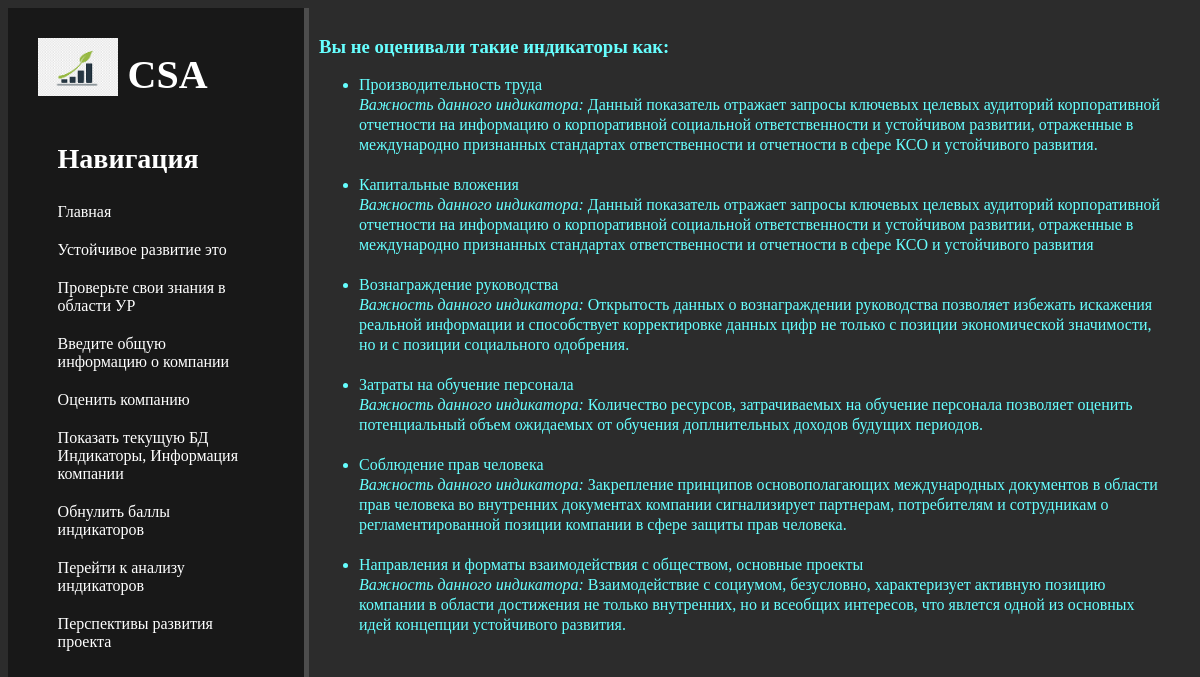
Screenshot of /csa/result_db/analysis/not_evaluated with the database file from the repository.
### csa_app/models.py (models this page shows, shortened)
class Indicators(models.Model):
    indicator = models.CharField( max_length=500)
    question = models.CharField( max_length=500)
    points = models.IntegerField(null=True, blank=True)
    indicator_values = models.CharField(max_length=1000,blank=True)

### csa_app/views.py (the view)
# urls.py: path('result_db/analysis/not_evaluated', csa_app_views.not_evaluated, name='not_evaluated'),
def not_evaluated(request):
    not_evaluated = Indicators.objects.values_list ('indicator', 'indicator_values').filter (points__isnull=True)
    data = {
        'not_evaluated': not_evaluated,
    }
    return render (request, 'csa_app/not_evaluated.html', context=data)

### csa_app/templates/csa_app/not_evaluated.html (shortened to what this page needs)
{% extends 'csa_app/base.html' %}
{% load static %}
{% block css_additional %}
<link rel="stylesheet" href="{% static 'csa_app/css/csa_app_base.css' %}">
<link rel="stylesheet" ref="https://cdn.jsdelivr.net/npm/bootstrap@5.1.3/dist/css/bootstrap.min.css">
<link rel="stylesheet" ref='https://use.fontawesome.com/releases/v5.8.2/css/all.css'>
{% endblock%}
{% block content %}
    <div class="not_evaluated">
        <h3> Вы не оценивали такие индикаторы как: </h3>
        <ul>
            {% for indicator in not_evaluated %}
                <li> {{ indicator|first }} <br>
                <i> Важность данного индикатора:</i>
                    {{ indicator|last }}</li> <br>
            {% endfor %}
        </ul>
    </div>
{% endblock %}

### csa_app/static/csa_app/css/csa_app_base.css (style rules this page uses)
body { background-color: #2c2c2c; }
main .not_evaluated { width: 850px; line-height: 20px; float: left; color: #66FFFF; margin-top: 10px; position: relative; left: 10px; }

### rows the page displays
Indicators: indicator "Производительность труда", indicator_values "Данный показатель отражает запросы ключевых целевых аудиторий корпоративной отчетности на информацию о корпоративной социальной ответственности и устойчивом развитии, отраженные в международно признанных стандартах ответственности и отчетности в сфере КСО и устойчивого развития."
Indicators: indicator "Капитальные вложения", indicator_values "Данный показатель отражает запросы ключевых целевых аудиторий корпоративной отчетности на информацию о корпоративной социальной ответственности и устойчивом развитии, отраженные в международно признанных стандартах ответственности и отчетности в сфере КСО и устойчивого развития"
Indicators: indicator "Вознаграждение руководства", indicator_values "Открытость данных о вознаграждении руководства позволяет избежать искажения реальной информации и способствует корректировке данных цифр не только с позиции экономической значимости, но и с позиции социального одобрения."
Indicators: indicator "Затраты на обучение персонала", indicator_values "Количество ресурсов, затрачиваемых на обучение персонала позволяет оценить потенциальный объем ожидаемых от обучения доплнительных доходов будущих периодов."
Indicators: indicator "Соблюдение прав человека", indicator_values "Закрепление принципов основополагающих международных документов в области прав человека во внутренних документах компании сигнализирует партнерам, потребителям и сотрудникам о регламентированной позиции компании в сфере защиты прав человека."
Indicators: indicator "Направления и форматы взаимодействия с обществом, основные проекты", indicator_values "Взаимодействие с социумом, безусловно, характеризует активную позицию компании в области достижения не только внутренних, но и всеобщих интересов, что явлется одной из основных идей концепции устойчивого развития."
